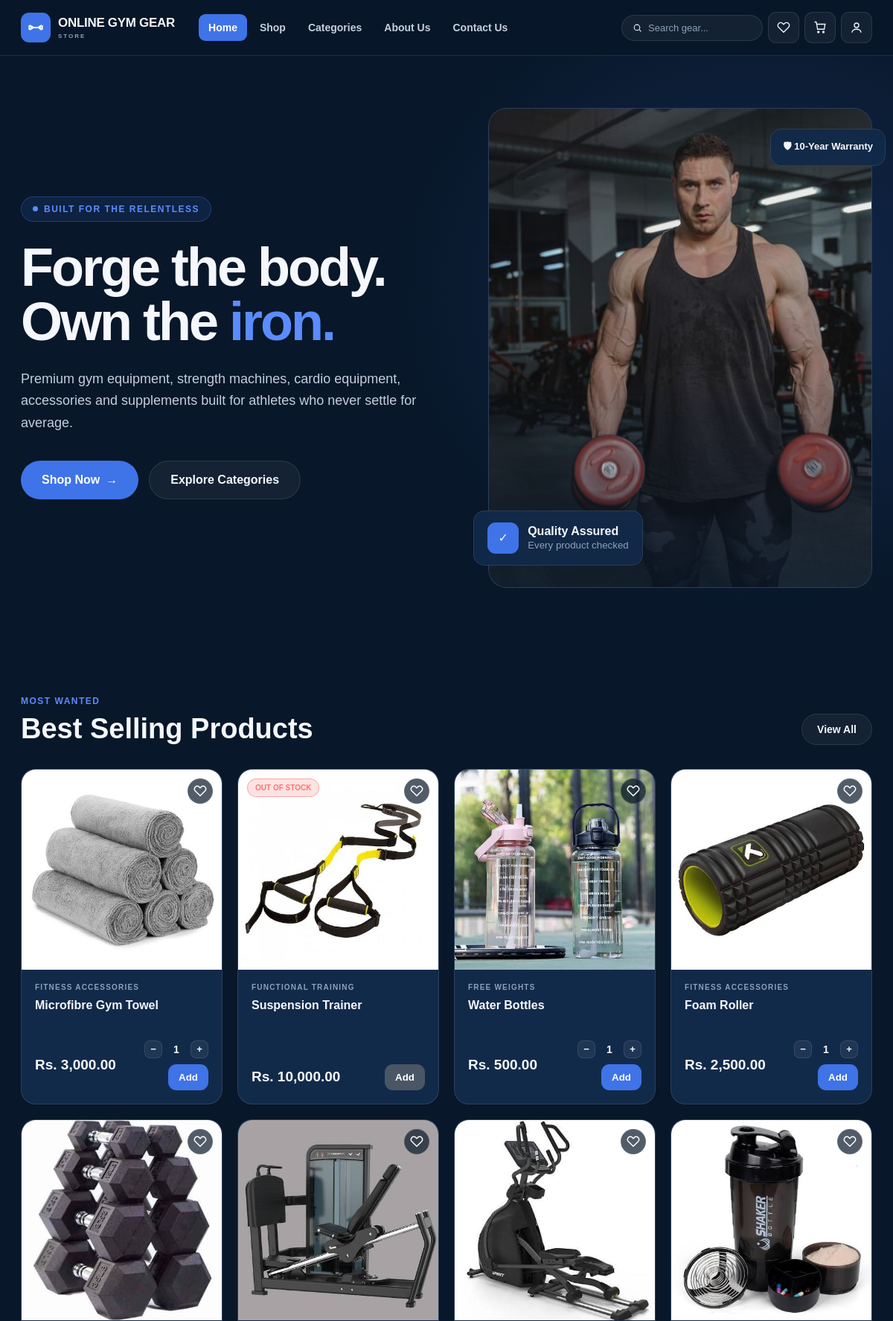
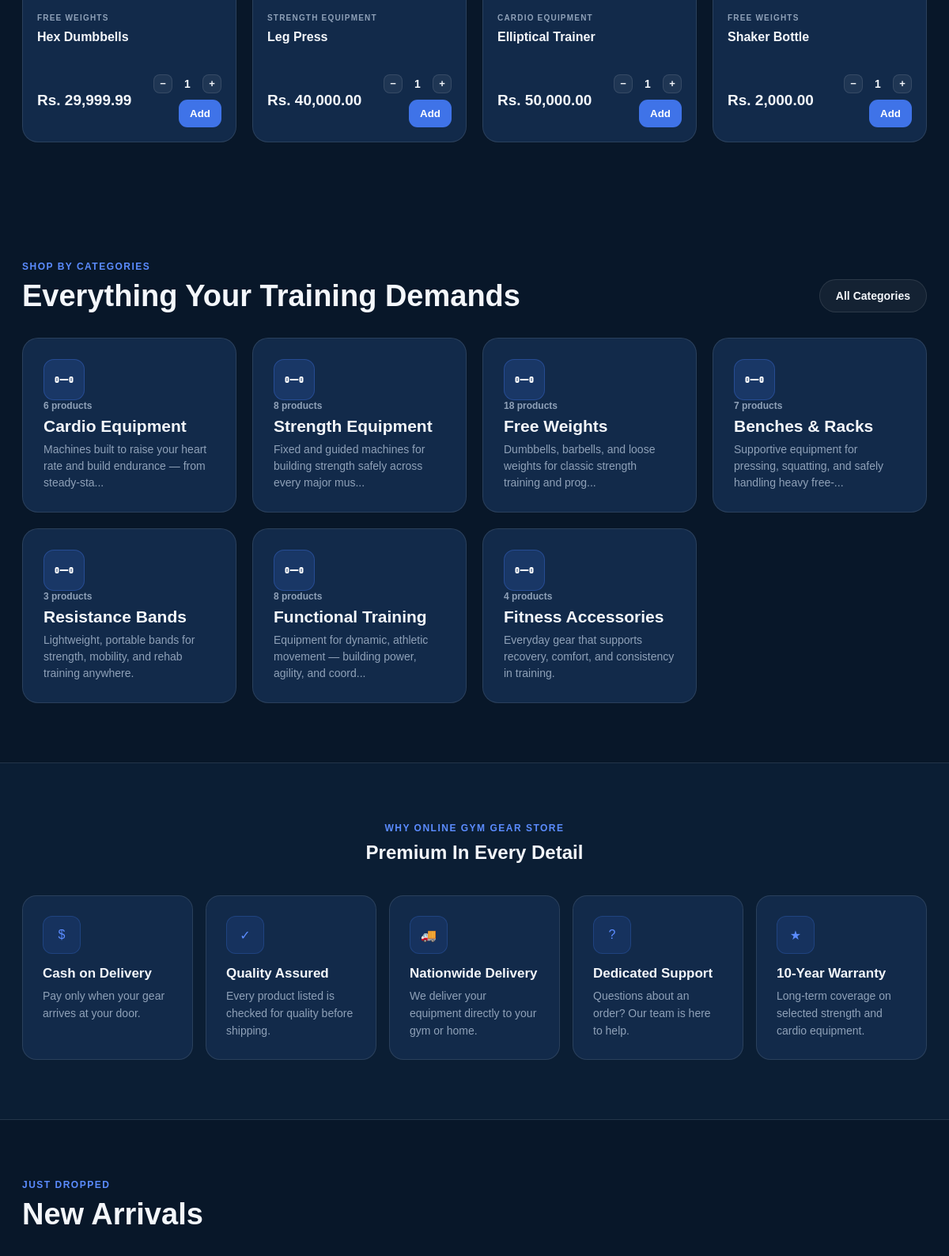
The page / (upper part) on the database its author committed (2 pictures, top to bottom).
### tables this page shows
CREATE TABLE `products` (
  `product_id` int NOT NULL AUTO_INCREMENT,
  `category_id` int NOT NULL,
  `product_name` varchar(100) NOT NULL,
  `description` text,
  `price` decimal(10,2) NOT NULL,
  `stock` int NOT NULL DEFAULT '0',
  `status` enum('Available','Out of Stock') DEFAULT 'Available',
  `created_at` timestamp NULL DEFAULT CURRENT_TIMESTAMP,
  PRIMARY KEY (`product_id`),
  KEY `category_id` (`category_id`),
  CONSTRAINT `products_ibfk_1` FOREIGN KEY (`category_id`) REFERENCES `categories` (`category_id`)
);

CREATE TABLE `categories` (
  `category_id` int NOT NULL AUTO_INCREMENT,
  `category_name` varchar(100) NOT NULL,
  `description` text,
  PRIMARY KEY (`category_id`),
  UNIQUE KEY `category_name` (`category_name`)
);

### partials/product-card.php (the view, shortened to what this page needs)
<?php
$outOfStock =
    (($p['status'] ?? '') === 'Out of Stock') ||
    (int)($p['stock'] ?? 0) <= 0;
$stockMax = max(1, (int)($p['stock'] ?? 1));
$uid = 'pc_' . $p['product_id'];
?>
<div class="prod-card">
    <div class="prod-image">
        <button
            type="button"
            class="wishlist-heart"
            data-product-id="<?= (int)$p['product_id'] ?>"
            onclick="toggleWishlist(<?= (int)$p['product_id'] ?>, this)"
            title="Add to wishlist"
        >
            <svg width="18" height="18" viewBox="0 0 24 24" fill="none" stroke="currentColor" stroke-width="2">
                <path d="M20.8 4.6c-2-2-5.2-2-7.1 0L12 6.3l-1.7-1.7c-2-2-5.2-2-7.1 0-2 2-2 5.2 0 7.1L12 20.4l8.8-8.7c2-2 2-5.2 0-7.1z"/>
            </svg>
        </button>
        <?php if ($outOfStock): ?>
            <div class="stock-tag">
                Out of Stock
            </div>
        <?php endif; ?>
        <a href="/Gym-Gear-Store/product-details.php?id=<?= (int)$p['product_id'] ?>" class="prod-image-link">
        <?php if (!empty($p['thumbnail'])): ?>
            <img
                src="/Gym-Gear-Store/uploads/products/<?= htmlspecialchars($p['thumbnail']) ?>"
                alt="<?= htmlspecialchars($p['product_name']) ?>"
                onerror="this.style.display='none'; this.nextElementSibling.style.display='flex';"
            >
        <?php else: ?>
            <div class="placeholder-icon">
                +
            </div>
        <?php endif; ?>
        </a>
    </div>
    <div class="prod-body">
        <div class="prod-cat">
            <?= htmlspecialchars($p['category_name'] ?? 'Gym Gear') ?>
        </div>
        <a href="/Gym-Gear-Store/product-details.php?id=<?= (int)$p['product_id'] ?>" class="prod-name">
            <?= htmlspecialchars($p['product_name']) ?>
        </a>
        <div class="prod-footer">
            <span class="prod-price">
                Rs. <?= number_format((float)$p['price'], 2) ?>
            </span>
            <?php if (!$outOfStock): ?>
                <div class="prod-add-row">
                    <div class="qty-stepper">
                        <button type="button" class="qty-btn" onclick="pcDec('<?= $uid ?>')">&minus;</button>
                        <span class="qty-value" id="<?= $uid ?>_qty">1</span>
                        <button type="button" class="qty-btn" onclick="pcInc('<?= $uid ?>', <?= $stockMax ?>)">+</button>
                    </div>
                    <form
                        action="/Gym-Gear-Store/Cart/add_to_cart.php"
                        method="POST"
                        id="<?= $uid ?>_form"
                    >
                        <button type="submit" class="btn-add">Add</button>
                    </form>
                </div>
            <?php else: ?>
                <button type="button" class="btn-add" disabled>Add</button>
            <?php endif; ?>
        </div>
    </div>
</div>

### index.php (shortened to what this page needs)
<?php
require $_SERVER['DOCUMENT_ROOT'] . '/Gym-Gear-Store/db_connect.php';
$categories = [];
try {
    $stmt = $pdo->query("
        SELECT
            c.category_id,
            c.category_name,
            c.description,
            (
                SELECT COUNT(*)
                FROM products p
                WHERE p.category_id = c.category_id
            ) AS product_count
        FROM categories c
        ORDER BY c.category_id ASC
    ");
    $categories = $stmt->fetchAll(PDO::FETCH_ASSOC);
} catch (PDOException $e) {
    $categories = [];
}
$bestSellers = [];
try {
    $stmt = $pdo->query("
        SELECT
            p.product_id,
            p.product_name,
            p.price,
            p.stock,
            p.status,
            c.category_name,
            (
                SELECT pi.image_path
                FROM product_images pi
                WHERE pi.product_id = p.product_id
                ORDER BY pi.image_id ASC
                LIMIT 1
            ) AS thumbnail,
            COALESCE(
                (
                    SELECT SUM(oi.quantity)
                    FROM order_items oi
                    WHERE oi.product_id = p.product_id
                ),
                0
            ) AS sold_quantity
        FROM products p
        LEFT JOIN categories c
            ON c.category_id = p.category_id
        ORDER BY sold_quantity DESC, p.product_id DESC
        LIMIT 8
    ");
    $bestSellers = $stmt->fetchAll(PDO::FETCH_ASSOC);
} catch (PDOException $e) {
    $bestSellers = [];
}
$newArrivals = [];
try {
    $stmt = $pdo->query("
        SELECT
            p.product_id,
            p.product_name,
            p.price,
            p.stock,
            p.status,
            c.category_name,
            (
                SELECT pi.image_path
                FROM product_images pi
                WHERE pi.product_id = p.product_id
                ORDER BY pi.image_id ASC
                LIMIT 1
            ) AS thumbnail
        FROM products p
        LEFT JOIN categories c
            ON c.category_id = p.category_id
        ORDER BY p.product_id DESC
        LIMIT 8
    ");
    $newArrivals = $stmt->fetchAll(PDO::FETCH_ASSOC);
} catch (PDOException $e) {
    $newArrivals = [];
}
?>
<!DOCTYPE html>
<html lang="en">
<head>
    <link
        rel="stylesheet"
        href="/Gym-Gear-Store/partials/site.css"
    >
</head>
<body>
<?php include __DIR__ . '/partials/navbar.php'; ?>
<main>
    <section class="hero">
        <div class="hero-inner">
            <div>
                <div class="pill">
                    <span class="dot"></span>
                    Built for the relentless
                </div>
                <h1>
                    Forge the body.<br>
                    Own the <span>iron.</span>
                </h1>
                <p class="lead">
                    Premium gym equipment, strength machines,
                    cardio equipment, accessories and supplements
                    built for athletes who never settle for average.
                </p>
                <div class="hero-ctas">
                    <a
                        href="/Gym-Gear-Store/shop.php"
                        class="btn-solid"
                    >
                        Shop Now
                        <span>→</span>
                    </a>
                    <a
                        href="/Gym-Gear-Store/categories.php"
                        class="btn-ghost"
                    >
                        Explore Categories
                    </a>
                </div>
            </div>
            <div class="hero-media">
                <div class="hero-frame">
                    <img
                        src="/Gym-Gear-Store/images/hero-athlete.jpg"
                        alt="Athlete training with gym equipment"
                    >
                </div>
                <div class="floating-card">
                    <div class="badge-icon">
                        ✓
                    </div>
                    <div>
                        <strong>
                            Quality Assured
                        </strong>
                        <small>
                            Every product checked
                        </small>
                    </div>
                </div>
                <div class="floating-chip">
                    🛡 10-Year Warranty
                </div>
            </div>
        </div>
    </section>
    <section class="section" id="best-sellers">
        <div class="wrap">
            <div class="section-head">
                <div>
                    <div class="eyebrow">
                        Most Wanted
                    </div>
                    <h2>
                        Best Selling Products
                    </h2>
                </div>
                <a
                    href="/Gym-Gear-Store/shop.php"
                    class="btn-ghost"
                    style="padding:12px 20px;font-size:14px;"
                >
                    View All
                </a>
            </div>
            <?php if (empty($bestSellers)): ?>
                <div class="content-panel">
                    <p>
                        Products will appear here once they are added
                        from the admin panel.
                    </p>
                </div>
            <?php else: ?>
                <div class="prod-grid">
                    <?php foreach ($bestSellers as $p): ?>
                        <?php include __DIR__ . '/partials/product-card.php'; ?>
                    <?php endforeach; ?>
                </div>
            <?php endif; ?>
        </div>
    </section>
    <section class="section" id="categories">
        <div class="wrap">
            <div class="section-head">
                <div>
                    <div class="eyebrow">
                        Shop By Categories
                    </div>
                    <h2>
                        Everything Your Training Demands
                    </h2>
                </div>
                <a
                    href="/Gym-Gear-Store/categories.php"
                    class="btn-ghost"
                    style="padding:12px 20px;font-size:14px;"
                >
                    All Categories
                </a>
            </div>
            <?php if (empty($categories)): ?>
                <div class="content-panel">
                    <p>
                        Categories will appear here once they are
                        added from the admin panel.
                    </p>
                </div>
            <?php else: ?>
                <div class="cat-grid">
                    <?php foreach ($categories as $category): ?>
                        <a
                            href="/Gym-Gear-Store/shop.php?category=<?= (int)$category['category_id'] ?>"
                            class="cat-card"
                        >
                            <div class="cat-icon">
                                <svg
                                    width="24"
                                    height="24"
                                    viewBox="0 0 24 24"
                                    fill="none"
                                    stroke="white"
                                    stroke-width="2"
                                >
                                    <rect
                                        x="1.5"
                                        y="9"
                                        width="3"
                                        height="6"
                                        rx="1"
                                    />
                                    <rect
                                        x="19.5"
                                        y="9"
                                        width="3"
                                        height="6"
                                        rx="1"
                                    />
                                    <line
                                        x1="6.7"
                                        y1="12"
                                        x2="17.3"
                                        y2="12"
                                    />
                                </svg>
                            </div>
                            <div>
                                <div class="cat-count">
                                    <?= (int)$category['product_count'] ?>
                                    products
                                </div>
                                <h3>
                                    <?= htmlspecialchars(
                                        $category['category_name']
                                    ) ?>
                                </h3>
                                <p>
                                    <?= htmlspecialchars(
                                        mb_strimwidth(
                                            $category['description']
                                            ?? 'Explore this collection.',
                                            0,
                                            80,
                                            '...'
                                        )
                                    ) ?>
                                </p>
                            </div>
                        </a>
                    <?php endforeach; ?>
                </div>
            <?php endif; ?>
        </div>
    </section>
    <section class="trust-section">
        <div class="wrap">
            <div
                style="text-align:center;margin-bottom:40px;"
            >
                <div class="eyebrow">
                    Why Online Gym Gear Store
                </div>
                <h2>
                    Premium In Every Detail
                </h2>
            </div>
            <div class="trust-grid">
                <div class="trust-card">
                    <div class="trust-icon">
                        $
                    </div>
                    <h3>
                        Cash on Delivery
                    </h3>
                    <p>
                        Pay only when your gear arrives at your door.
                    </p>
                </div>
                <div class="trust-card">
                    <div class="trust-icon">
                        ✓
                    </div>
                    <h3>
                        Quality Assured
                    </h3>
                    <p>
                        Every product listed is checked for quality
                        before shipping.
                    </p>
                </div>
                <div class="trust-card">
                    <div class="trust-icon">
                        🚚
                    </div>
                    <h3>
                        Nationwide Delivery
                    </h3>
                    <p>
                        We deliver your equipment directly to your gym
                        or home.
                    </p>
                </div>
                <div class="trust-card">
                    <div class="trust-icon">
                        ?
                    </div>
                    <h3>
                        Dedicated Support
                    </h3>
                    <p>
                        Questions about an order? Our team is here to help.
                    </p>
                </div>
                <div class="trust-card">
                    <div class="trust-icon">
                        ★
                    </div>
                    <h3>
                        10-Year Warranty
                    </h3>
                    <p>
                        Long-term coverage on selected strength and
                        cardio equipment.
                    </p>
                </div>
            </div>
        </div>
    </section>
    <?php if (!empty($newArrivals)): ?>
        <section class="section">
            <div class="wrap">
                <div class="section-head">
                    <div>
                        <div class="eyebrow">
                            Just Dropped
                        </div>
                        <h2>
                            New Arrivals
                        </h2>
                    </div>
                </div>
                    <?php foreach ($newArrivals as $p): ?>
                        <?php include __DIR__ . '/partials/product-card.php'; ?>
                    <?php endforeach; ?>
            </div>
        </section>
    <?php endif; ?>
</main>
</body>
</html>

### rows shown on the page
products: shows a picture, category.category_name "FITNESS ACCESSORIES", product_name "Microfibre Gym Towel", price "3,000.00"
products: status "OUT OF STOCK", shows a picture, category.category_name "FUNCTIONAL TRAINING", product_name "Suspension Trainer", price "10,000.00"
products: shows a picture, category.category_name "FREE WEIGHTS", product_name "Water Bottles", price "500.00"
products: shows a picture, category.category_name "FITNESS ACCESSORIES", product_name "Foam Roller", price "2,500.00"
products: shows a picture, category.category_name "FREE WEIGHTS", product_name "Hex Dumbbells", price "29,999.99"
products: shows a picture, category.category_name "STRENGTH EQUIPMENT", product_name "Leg Press", price "40,000.00"
products: shows a picture, category.category_name "CARDIO EQUIPMENT", product_name "Elliptical Trainer", price "50,000.00"
products: shows a picture, category.category_name "FREE WEIGHTS", product_name "Shaker Bottle", price "2,000.00"
categories: product_count "6", category_name "Cardio Equipment", description "Machines built to raise your heart rate and build endurance — from steady-sta..."
categories: product_count "8", category_name "Strength Equipment", description "Fixed and guided machines for building strength safely across every major mus..."
categories: product_count "18", category_name "Free Weights", description "Dumbbells, barbells, and loose weights for classic strength training and prog..."
categories: product_count "7", category_name "Benches & Racks", description "Supportive equipment for pressing, squatting, and safely handling heavy free-..."
categories: product_count "3", category_name "Resistance Bands", description "Lightweight, portable bands for strength, mobility, and rehab training anywhere."
categories: product_count "8", category_name "Functional Training", description "Equipment for dynamic, athletic movement — building power, agility, and coord..."
categories: product_count "4", category_name "Fitness Accessories", description "Everyday gear that supports recovery, comfort, and consistency in training."
